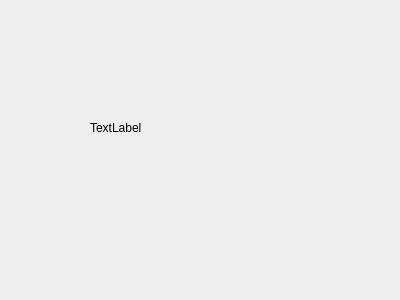
<?xml version="1.0" encoding="UTF-8"?>
<ui version="4.0">
 <class>Widget</class>
 <widget class="QWidget" name="Widget">
  <property name="geometry">
   <rect>
    <x>0</x>
    <y>0</y>
    <width>400</width>
    <height>300</height>
   </rect>
  </property>
  <property name="windowTitle">
   <string>Widget</string>
  </property>
  <widget class="QLabel" name="statusLabel">
   <property name="geometry">
    <rect>
     <x>90</x>
     <y>120</y>
     <width>201</width>
     <height>16</height>
    </rect>
   </property>
   <property name="text">
    <string>TextLabel</string>
   </property>
  </widget>
 </widget>
 <layoutdefault spacing="6" margin="11"/>
 <resources/>
 <connections/>
</ui>
